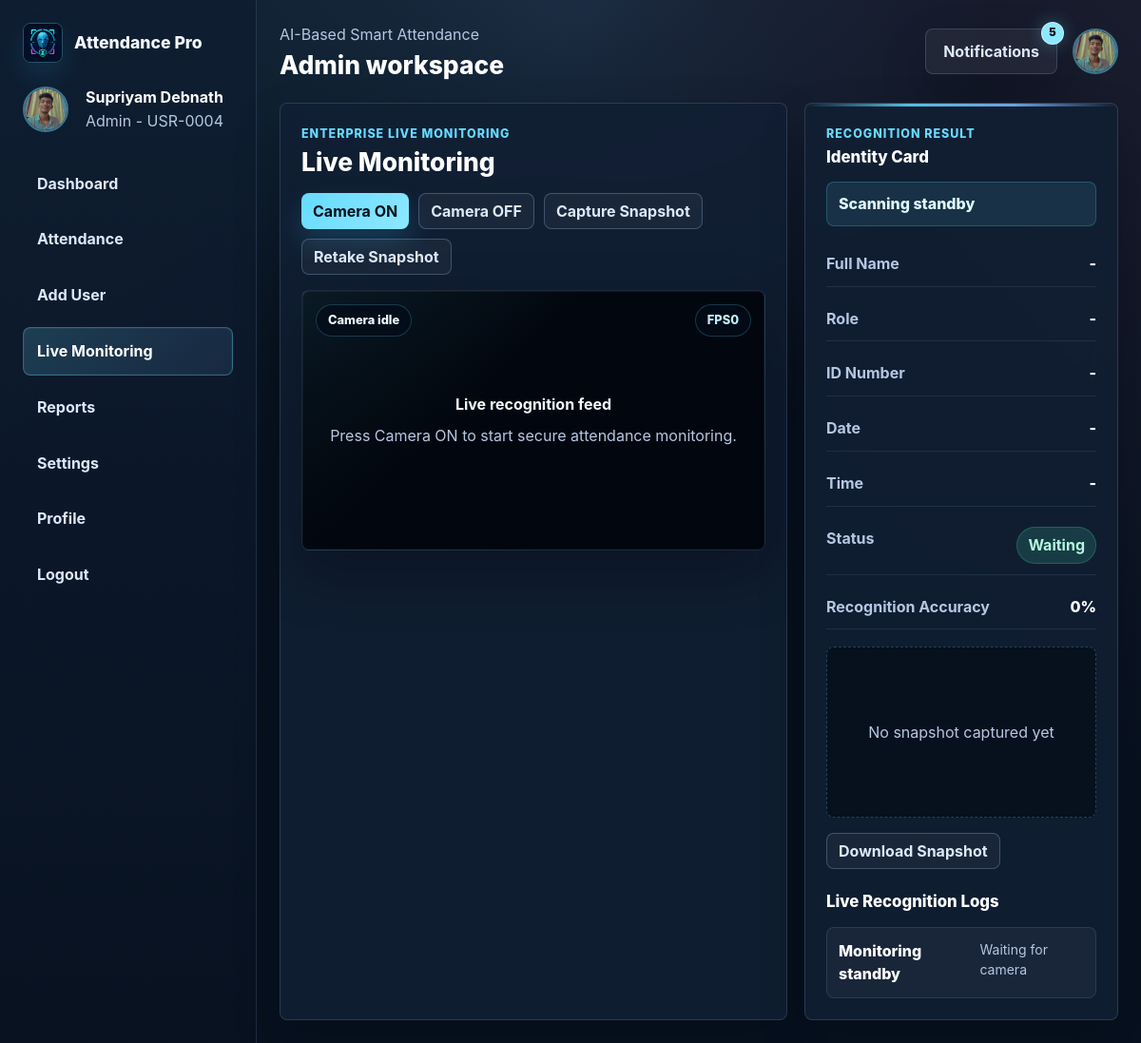
The page /live-monitoring (signed in) on the database its author committed.
### database.py (models this page shows)
class User(db.Model):
    __tablename__ = "users"
    id = db.Column(db.Integer, primary_key=True)
    username = db.Column(db.String(80), unique=True, nullable=False, index=True)
    password = db.Column(db.String(255), nullable=False)
    role = db.Column(db.String(32), nullable=False, default="user")
    email = db.Column(db.String(160), unique=True, nullable=False, index=True)
    avatar = db.Column(db.String(255), nullable=False, default="default_user.png")
    full_name = db.Column(db.String(160), nullable=False, default="")
    id_number = db.Column(db.String(80), unique=True, nullable=False, default="")
    created_at = db.Column(db.DateTime, nullable=False, default=datetime.utcnow)
    updated_at = db.Column(db.DateTime, nullable=False, default=datetime.utcnow, onupdate=datetime.utcnow)
    edited_by = db.Column(db.Integer, nullable=True)
    edited_at = db.Column(db.DateTime, nullable=True)
    reset_otp_hash = db.Column(db.String(255), nullable=True)
    reset_otp_expires = db.Column(db.DateTime, nullable=True)
    attendance = db.relationship("Attendance", back_populates="user", cascade="all, delete-orphan")

### app.py (the view)
@app.route("/live-monitoring")
@admin_required
def live_monitoring():
    return render_template("camera.html", recognition_status=recognition_status)

### app.py (called while the page is built, shortened)
def current_user() -> User | None:
    user_id = session.get("user_id")
    return db.session.get(User, user_id) if user_id else None

def admin_required(view: Callable):
    @wraps(view)
    def wrapped(*args, **kwargs):
        user = current_user()
        if not user:
            flash("Please sign in to continue.", "warning")
            return redirect(url_for("login"))
        if user.role != "admin":
            flash("Administrator access is required.", "danger")
            return redirect(url_for("user_dashboard"))
        return view(*args, **kwargs)
    return wrapped

def avatar_filename(user: User | None) -> str:
    if not user:
        return "placeholder.png"
    candidate = AVATAR_DIR / (user.avatar or "")
    if candidate.exists():
        return candidate.name
    return "default_admin.png" if user.role == "admin" else "default_user.png"

@app.context_processor
def inject_globals():
    user = current_user()
    session.setdefault("csrf_token", secrets.token_urlsafe(32))
    total_logs = SystemLog.query.count() if user else 0
    unseen = max(total_logs - session.get("notification_seen_count", 0), 0)
    return {
        "auth_user": user,
        "avatar_for": avatar_filename,
        "csrf_token": session["csrf_token"],
        "notification_count": "99+" if unseen > 99 else unseen,
        "notifications": notification_items(8) if user else [],
    }

@app.before_request
def protect_state_changes():
    if request.method != "POST":
        return None

def notification_items(limit: int = 12) -> list[dict[str, str]]:
    return [
        {
            "action": log.action,
            "time": log.timestamp.strftime("%H:%M:%S"),
            "date": log.timestamp.strftime("%Y-%m-%d"),
        }
        for log in SystemLog.query.order_by(SystemLog.timestamp.desc()).limit(limit).all()
    ]

@app.teardown_appcontext
def shutdown_session(_exception=None):
    db.session.remove()

### templates/camera.html (shortened to what this page needs)
<!doctype html>
<html lang="en">
<head>
  <link href="https://cdn.jsdelivr.net/npm/bootstrap@5.3.7/dist/css/bootstrap.min.css" rel="stylesheet">
  <link rel="stylesheet" href="{{ url_for('static', filename='css/style.css') }}">
  <link rel="stylesheet" href="{{ url_for('static', filename='css/attendance-ui.css') }}">
  <link rel="stylesheet" href="{{ url_for('static', filename='css/responsive.css') }}">
</head>
<body>
  <div class="app-shell">
    <aside class="sidebar">{% include 'sidebar.html' %}</aside>
    <main class="main-panel">
      {% include 'topbar.html' %}
      <section class="monitor-grid">
        <article class="glass panel live-console">
          <div class="d-flex flex-wrap justify-content-between align-items-center gap-3 mb-3">
            <div>
              <p class="eyebrow mb-1">Enterprise live monitoring</p>
              <h1 class="hero-title">Live Monitoring</h1>
            </div>
            <div class="toolbar">
              <button class="btn btn-accent" data-camera-start>Camera ON</button>
              <button class="btn btn-outline-light" data-camera-stop>Camera OFF</button>
              <button class="btn btn-outline-light" data-snapshot>Capture Snapshot</button>
              <button class="btn btn-outline-light" data-retake-snapshot>Retake Snapshot</button>
            </div>
          </div>
          <div class="camera-stage camera-stage-large live-stage" data-camera-stage>
            <div class="camera-placeholder" data-camera-placeholder>
              <strong>Live recognition feed</strong>
              <span>Press Camera ON to start secure attendance monitoring.</span>
            </div>
            <div class="hud hud-left"><span data-camera-status>{{ recognition_status }}</span></div>
            <div class="hud hud-right">FPS <span data-fps>0</span></div>
          </div>
        </article>
        <aside class="glass panel identity-panel">
          <p class="eyebrow mb-1">Recognition result</p>
          <h2 class="section-title">Identity Card</h2>
          <div class="identity-state" data-recognition-state>Scanning standby</div>
          <dl class="identity-list">
            <div><dt>Full Name</dt><dd data-live-name>-</dd></div>
            <div><dt>Role</dt><dd data-live-role>-</dd></div>
            <div><dt>ID Number</dt><dd data-live-id>-</dd></div>
            <div><dt>Date</dt><dd data-live-date>-</dd></div>
            <div><dt>Time</dt><dd data-live-time>-</dd></div>
            <div><dt>Status</dt><dd><span class="badge-soft" data-live-status>Waiting</span></dd></div>
            <div><dt>Recognition Accuracy</dt><dd><span data-live-accuracy>0</span>%</dd></div>
          </dl>
          <div class="snapshot-preview">
            <span data-snapshot-empty>No snapshot captured yet</span>
          </div>
          <div class="toolbar mt-3">
            <button class="btn btn-outline-light" data-download-snapshot type="button">Download Snapshot</button>
          </div>
          <h2 class="section-title mt-4">Live Recognition Logs</h2>
          <div class="activity-list" data-live-logs>
            <div class="activity-item"><span>Monitoring standby</span><small>Waiting for camera</small></div>
          </div>
        </aside>
      </section>
    </main>
  </div>
</body>
</html>

### templates/sidebar.html (shortened to what this page needs)
<div class="brand"><img src="{{ url_for('static', filename='images/logo.png') }}" alt="Logo"><span>Attendance Pro</span></div>
<div class="profile-card mt-4"><img class="avatar" src="{{ url_for('static', filename='images/avatars/' + avatar_for(auth_user)) }}"><div><strong>{{ auth_user.full_name or auth_user.username }}</strong><div class="muted">{{ auth_user.role|title }} - {{ auth_user.id_number }}</div></div></div>
<nav class="nav-stack">
  <a class="nav-link-custom {% if request.endpoint in ['admin_dashboard', 'user_dashboard'] %}active{% endif %}" href="{{ url_for('admin_dashboard' if auth_user.role == 'admin' else 'user_dashboard') }}">Dashboard</a>
  <a class="nav-link-custom {% if request.endpoint == 'attendance_view' %}active{% endif %}" href="{{ url_for('attendance_view') }}">Attendance</a>
  {% if auth_user.role == 'admin' %}
  <a class="nav-link-custom {% if request.endpoint in ['add_user', 'capture_user', 'delete_user', 'edit_user'] %}active{% endif %}" href="{{ url_for('add_user') }}">Add User</a>
  <a class="nav-link-custom {% if request.endpoint in ['camera_page', 'live_monitoring'] %}active{% endif %}" href="{{ url_for('live_monitoring') }}">Live Monitoring</a>
  <a class="nav-link-custom {% if request.endpoint in ['reports', 'export_csv', 'export_excel'] %}active{% endif %}" href="{{ url_for('reports') }}">Reports</a>
  <a class="nav-link-custom {% if request.endpoint == 'settings' %}active{% endif %}" href="{{ url_for('settings') }}">Settings</a>
  {% endif %}
  <a class="nav-link-custom {% if request.endpoint == 'profile' %}active{% endif %}" href="{{ url_for('profile') }}">Profile</a>
  <a class="nav-link-custom" href="{{ url_for('logout') }}" data-logout-trigger>Logout</a>
</nav>

### templates/topbar.html (shortened to what this page needs)
<header class="topbar">
  <div><p class="muted mb-1">AI-Based Smart Attendance</p><h1 class="hero-title mb-0">{{ auth_user.role|title }} workspace</h1></div>
  <div class="d-flex align-items-center gap-3">
    <div class="topbar-menu">
      <button class="glass notification-pill" data-notification-toggle type="button">Notifications <span class="notification-badge" data-notification-badge>{{ notification_count }}</span></button>
    </div>
    <div class="topbar-menu">
      <button class="avatar-button" data-profile-toggle type="button"><img class="avatar" src="{{ url_for('static', filename='images/avatars/' + avatar_for(auth_user)) }}"></button>
    </div>
  </div>
</header>

### rows shown on the page
User: avatar (picture), full_name "Supriyam Debnath", role "Admin", id_number "USR-0004"

### other values the page prints
{{ notification_count }} "5"
{{ recognition_status }} "Camera idle"
